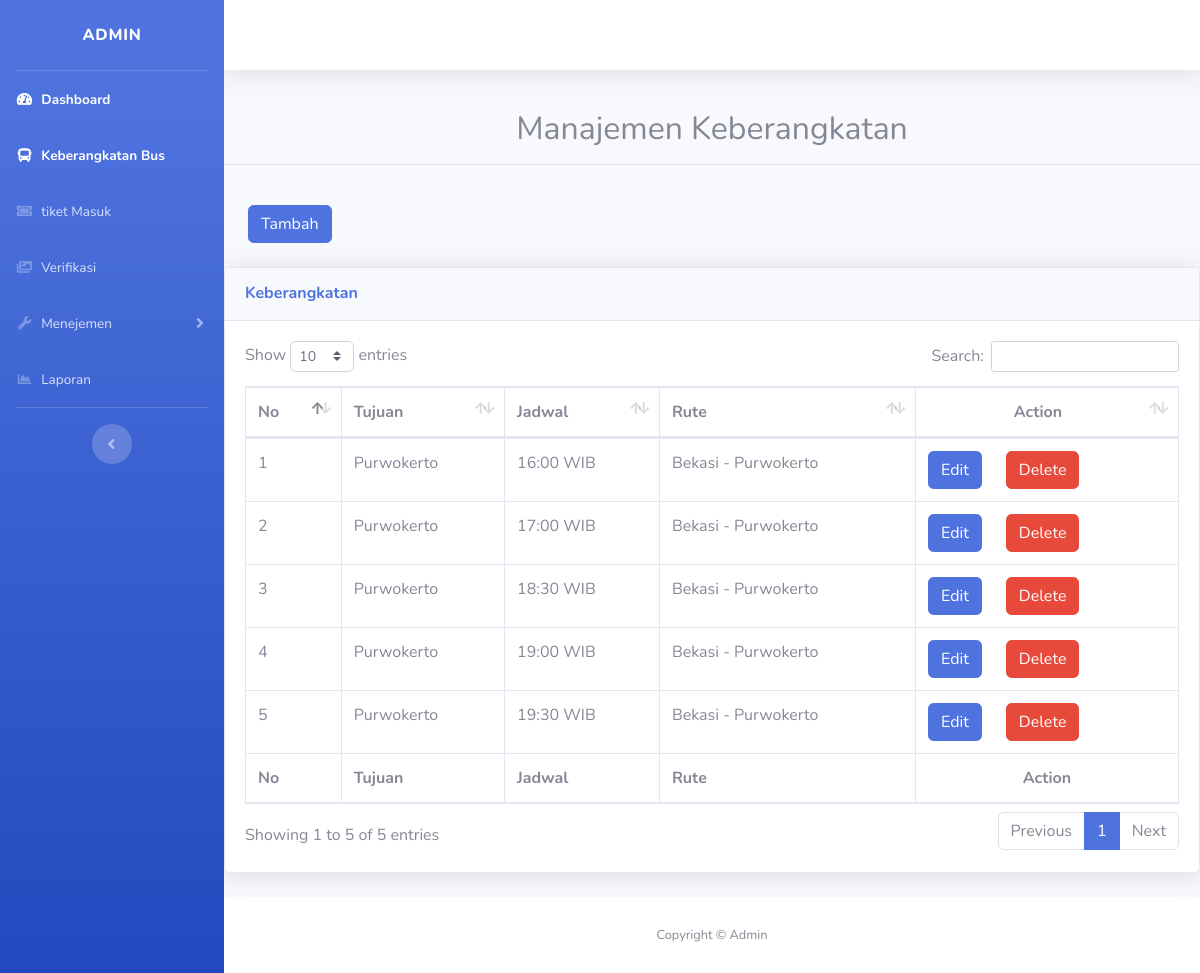
The app's page /admin/admin2.php?halaman=manajemen_berangkat with its own data.
### tables this page shows
CREATE TABLE `keberangkatan` (
  `id_berangkat` int(20) NOT NULL,
  `tujuan` varchar(40) NOT NULL,
  `jadwal` varchar(10) NOT NULL,
  `rute` varchar(100) NOT NULL
);

### admin/info_keberangkatan.php (the view, shortened to what this page needs)
<div class="row">
	<div class="col-md-12">
		<h2><p><center>Manajemen Keberangkatan</center></p></h2>
		<hr>
    <br>
		<button type="button" class="btn btn-primary ml-4" data-toggle="modal" data-target="#myModal"><span class="glyphicon glyphicon-plus"></span>Tambah</button>
		<br><br>
          <div class="card shadow mb-4">
            <div class="card-header py-3">
              <h6 class="m-0 font-weight-bold text-primary">Keberangkatan</h6>
            </div>
            <div class="card-body">
              <div class="table-responsive">
                <table class="table table-bordered" id="dataTable" width="100%" cellspacing="0">
                  <thead>
                    <tr>
                     <th>No</th>
                      <th>Tujuan</th>
                      <th>Jadwal</th>
                      <th>Rute</th>
                      <th><center>Action</center></th>
                    </tr>
                  </thead>
                  <tfoot>
                    <tr>
                       <th>No</th>
                      <th>Tujuan</th>
                      <th>Jadwal</th>
                      <th>Rute</th>
                      <th><center>Action</center></th>
                    </tr>
                  </tfoot>
                  <tbody>
                     <?php
                    include '../config/koneksi.php';
                    $query = mysqli_query($conn, "SELECT id_berangkat, tujuan, jadwal, rute FROM keberangkatan")or die(mysqli_error());
                            if(mysqli_num_rows($query) == 0){
                              echo '<tr><td colspan="5" align="center">Tidak ada data!</td></tr>';
                            }
                              else
                            {
                              $no = 1;
                              while($data = mysqli_fetch_array($query)){
                                echo '<tr>';
                                echo '<td>'.$no.'</td>';
                                echo '<td>'.$data['tujuan'].'</td>';
                                echo '<td>'.$data['jadwal'].'</td>';
                                echo '<td>'.$data['rute'].'</td>';
                                echo '<td><a href=admin2.php?halaman=edit_berangkat&&id_berangkat='.$data['id_berangkat'].'><span class="btn btn-primary">Edit</a><a class="ml-4" href=../config/delete_brgkt.php?id_berangkat='.$data['id_berangkat'].'><span class="btn btn-danger">Delete</span></a></td>';
                                echo '</tr>';
                                $no++;
                              }
                            }
                        ?>
                  </tbody>
                </table>
              </div>
            </div>
          </div>
	</div>
</div>

### records on screen
keberangkatan: tujuan "Purwokerto", jadwal "16:00 WIB", rute "Bekasi - Purwokerto"
keberangkatan: tujuan "Purwokerto", jadwal "17:00 WIB", rute "Bekasi - Purwokerto"
keberangkatan: tujuan "Purwokerto", jadwal "18:30 WIB", rute "Bekasi - Purwokerto"
keberangkatan: tujuan "Purwokerto", jadwal "19:00 WIB", rute "Bekasi - Purwokerto"
keberangkatan: tujuan "Purwokerto", jadwal "19:30 WIB", rute "Bekasi - Purwokerto"
